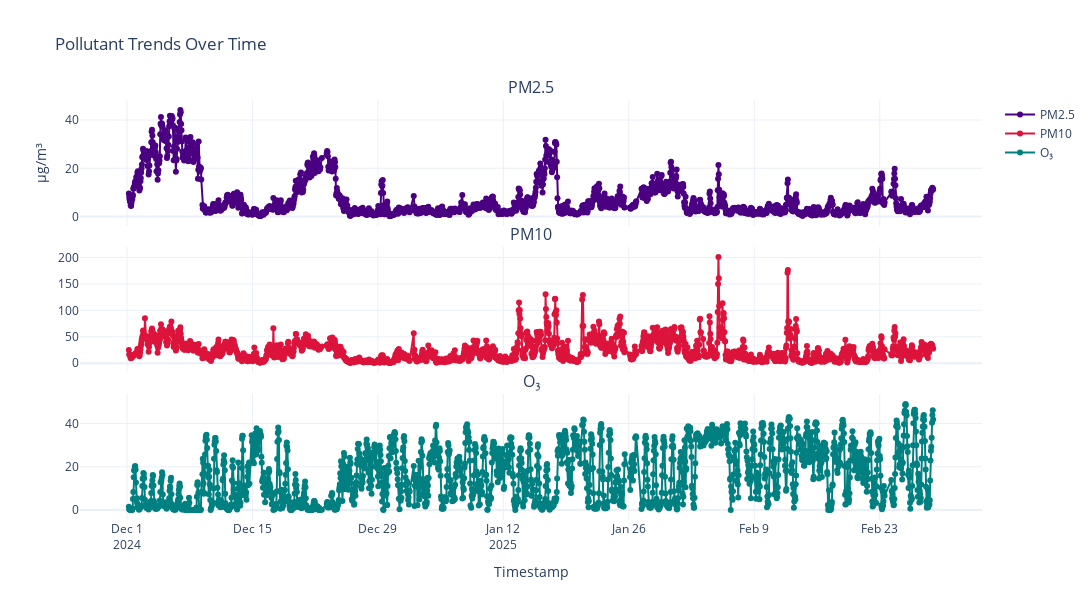

Notebook source saved alongside this figure:
### Code cell
import plotly.subplots as sp
import plotly.graph_objects as go

df = df_c.copy()

fig = sp.make_subplots(rows=3, cols=1, shared_xaxes=True,
                       subplot_titles=["PM2.5", "PM10", "O₃"],
                       vertical_spacing=0.05)

fig.add_trace(go.Scatter(x=df['hour'], y=df['pm25_mean'],
                         mode='lines+markers', name='PM2.5',
                         line=dict(color='indigo')), row=1, col=1)

fig.add_trace(go.Scatter(x=df['hour'], y=df['pm10_mean'],
                         mode='lines+markers', name='PM10',
                         line=dict(color='crimson')), row=2, col=1)

fig.add_trace(go.Scatter(x=df['hour'], y=df['o3_mean'],
                         mode='lines+markers', name='O₃',
                         line=dict(color='teal')), row=3, col=1)

fig.update_layout(height=600, width=1200, title="Pollutant Trends Over Time",
                  xaxis3_title="Timestamp", yaxis_title="µg/m³",
                  hovermode="x unified", template="plotly_white")
fig.show()

### Figure 1 — Plotly figure (JSON) as saved in the notebook; plotly's stock layout.template omitted (floating-point values rounded to 4 significant figures; data arrays with more than 128 entries replaced by an {"elided": "..."} marker saying what was removed)
{"data": [{"line": {"color": "indigo"}, "mode": "lines+markers", "name": "PM2.5", "type": "scatter", "x": {"elided": "2045 str values"}, "xaxis": "x", "y": {"elided": "2045 float values"}, "yaxis": "y"}, {"line": {"color": "crimson"}, "mode": "lines+markers", "name": "PM10", "type": "scatter", "x": {"elided": "2045 str values"}, "xaxis": "x2", "y": {"elided": "2045 float values"}, "yaxis": "y2"}, {"line": {"color": "teal"}, "mode": "lines+markers", "name": "O₃", "type": "scatter", "x": {"elided": "2045 str values"}, "xaxis": "x3", "y": {"elided": "2045 float values"}, "yaxis": "y3"}], "layout": {"annotations": [{"font": {"size": 16}, "showarrow": false, "text": "PM2.5", "x": 0.5, "xanchor": "center", "xref": "paper", "y": 1, "yanchor": "bottom", "yref": "paper"}, {"font": {"size": 16}, "showarrow": false, "text": "PM10", "x": 0.5, "xanchor": "center", "xref": "paper", "y": 0.65, "yanchor": "bottom", "yref": "paper"}, {"font": {"size": 16}, "showarrow": false, "text": "O₃", "x": 0.5, "xanchor": "center", "xref": "paper", "y": 0.3, "yanchor": "bottom", "yref": "paper"}], "height": 600, "hovermode": "x unified", "title": {"text": "Pollutant Trends Over Time"}, "width": 1200, "xaxis": {"anchor": "y", "domain": [0, 1], "matches": "x3", "showticklabels": false}, "xaxis2": {"anchor": "y2", "domain": [0, 1], "matches": "x3", "showticklabels": false}, "xaxis3": {"anchor": "y3", "domain": [0, 1], "title": {"text": "Timestamp"}}, "yaxis": {"anchor": "x", "domain": [0.7, 1], "title": {"text": "µg/m³"}}, "yaxis2": {"anchor": "x2", "domain": [0.35, 0.65]}, "yaxis3": {"anchor": "x3", "domain": [0, 0.3]}}}
